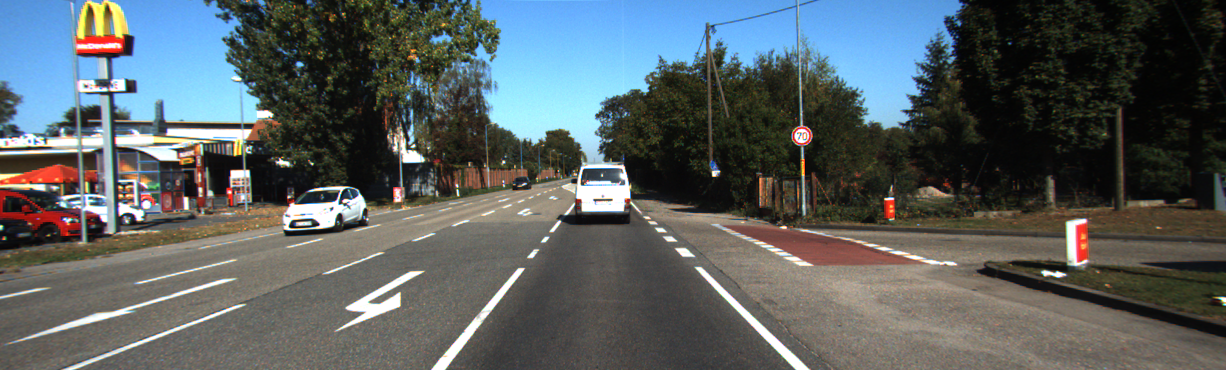
//> input picture Feature extraction and matching/000000.png, 1226 x 370 px
$ ./RansacMatch   (built with g++ and OpenCV 4)
//> lines starting //> are read from the running program, lines starting //| are printed output that depends on the picture
#include <opencv2/core/core.hpp>
#include <opencv2/highgui/highgui.hpp>
#include <opencv2/features2d.hpp>
#include <opencv2/calib3d/calib3d.hpp>
#include <iostream>

using namespace cv;
using namespace std;

int main()
{
    // 读取图像
    Mat image1 = imread("./000000.png");
//> image1 is the input picture: 370 rows x 1226 cols, CV_8UC3; mean B, G, R 96.8, 95.6, 88.5
    Mat image2 = imread("./000001.png");
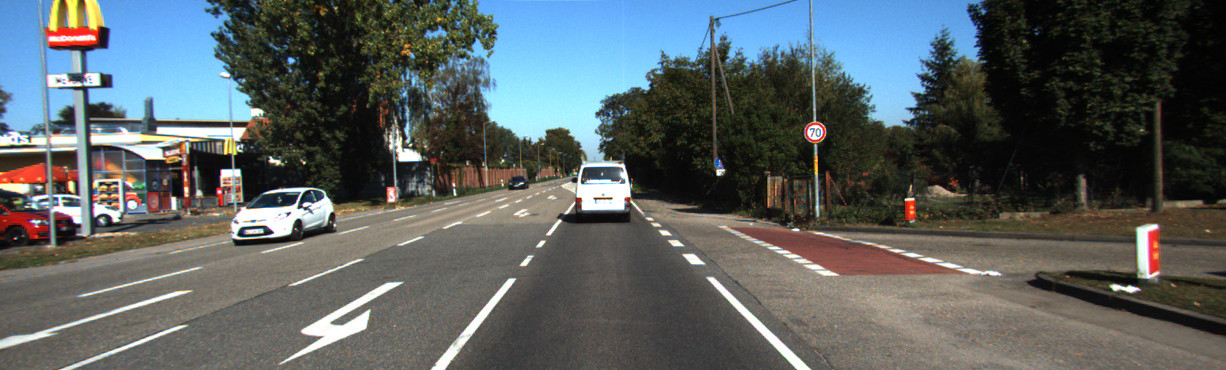
//> input picture Feature extraction and matching/000001.png, 1226 x 370 px
//> image2 is the input picture: 370 rows x 1226 cols, CV_8UC3; mean B, G, R 97.2, 96.1, 89.2
    namedWindow("Image 1", 0);
    namedWindow("Image 2", 0);
    imshow("Image 1", image1);
    imshow("Image 2", image2);


    // 提取特征点
    Ptr<FeatureDetector> detector = ORB::create();  // 使用 ORB 特征检测器
    vector<KeyPoint> keyPoint1, keyPoint2;
    detector->detect(image1, keyPoint1);
//> keyPoint1 = 500 keypoints; strongest (x, y, size): (290, 226, 37.2), (289, 226, 31), (344, 201, 31), (231, 171, 31)
    detector->detect(image2, keyPoint2);
//> keyPoint2 = 500 keypoints; strongest (x, y, size): (222, 170, 37.2), (238, 234, 37.2), (299, 206, 37.2), (272, 232, 31)

    // 提取特征描述子
    Ptr<DescriptorExtractor> descriptor = ORB::create();  // 使用 ORB 描述子提取器
    Mat imageDesc1, imageDesc2;
    descriptor->compute(image1, keyPoint1, imageDesc1);
    descriptor->compute(image2, keyPoint2, imageDesc2);

    // 实现特征点匹配
    BFMatcher matcher;
    vector<DMatch> matches;
    // 进行匹配
    matcher.match(imageDesc1, imageDesc2, matches);
//> matches = 500 matches

    // 设置最小匹配点数
    const int minNumbermatchesAllowed = 8;
    if (matches.size() < minNumbermatchesAllowed)
        return 0;

    // 为了计算变换矩阵
    vector<Point2f> srcPoints(matches.size());
    vector<Point2f> dstPoints(matches.size());

    for (size_t i = 0; i < matches.size(); i++) {
        srcPoints[i] = keyPoint2[matches[i].trainIdx].pt;
        dstPoints[i] = keyPoint1[matches[i].queryIdx].pt;
    }
//> after the loop, srcPoints = 500 Points (x, y), first 12: [158, 132], [278, 162], [269.6, 159.7], [94.8, 214.8], [582, 182.4], [1111.2, 285.6], [390, 147], [298, 207], [717, 174], [241.2, 145.2], [502, 160], [297.6, 219.6]; dstPoints = 500 Points (x, y), first 12: [167, 133], [287, 164], [200, 188], [120, 214], [407, 148], [1042, 272], [395, 149], [318, 224], [713, 175], [250, 147], [503, 162], [339, 214]
    // 计算变换矩阵
    vector<uchar> inliersMask(srcPoints.size());
    Mat homography;
    homography = findHomography(srcPoints, dstPoints, RANSAC, 5, inliersMask);
//> homography = [[0.96, 0.00556, 16.9], [-0.00175, 0.971, 5.62], [-1.28e-05, -1.19e-05, 1]]; inliersMask = 500 values, max 1 at index 0, min 0 at index 2, mean 0.396

    vector<DMatch> inliers;
    for (size_t i = 0; i < inliersMask.size(); i++){
        if (inliersMask[i])
            inliers.push_back(matches[i]);
    }
//> after the loop, inliers = 198 matches
    // 将RANSAC得到的正确匹配点转换为匹配列表
    matches.swap(inliers);
//> matches = 198 matches; inliers = 500 matches

    cout << "Total match points: " << matches.size() << endl;
//| Total match points: 198

    // 显示匹配结果
    Mat img_match;
    drawMatches(image1, keyPoint1, image2, keyPoint2, matches, img_match);
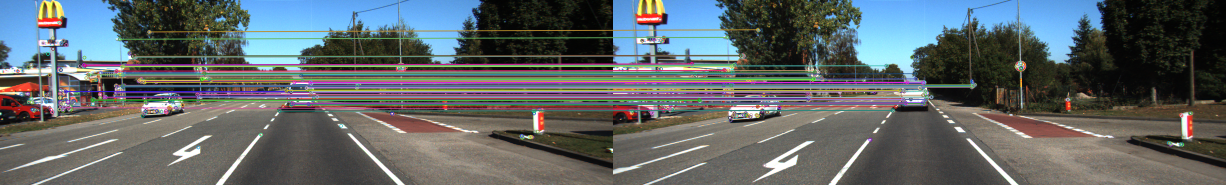
//> img_match: 370 rows x 2452 cols, CV_8UC3 (shown at 1/2 size); mean B, G, R 103.9, 101.8, 95.5
    namedWindow("RANSAC Match", 0);
    imshow("RANSAC Match", img_match);
    imwrite("ransac_match.jpg", img_match);

    waitKey();
    return 0;
}
